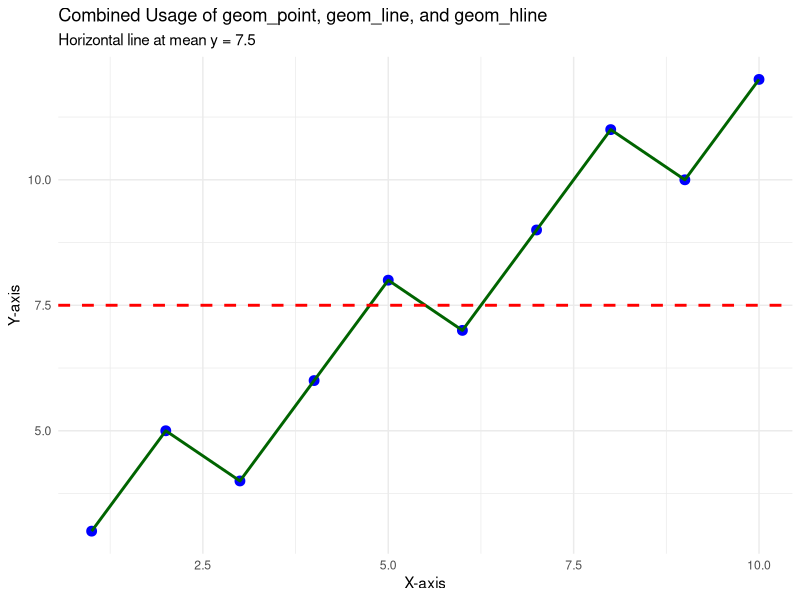

This chart was generated by the following R code:
library(ggplot2)

data <- data.frame(
  x = 1:10,
  y = c(3, 5, 4, 6, 8, 7, 9, 11, 10, 12)
)

y_mean <- mean(data$y)

ggplot(data, aes(x = x, y = y)) +
  geom_point(color = "blue", size = 3) +       
  geom_line(color = "darkgreen", size = 1) +   
  geom_hline(yintercept = y_mean, color = "red", linetype = "dashed", size = 1) + 
  labs(title = "Combined Usage of geom_point, geom_line, and geom_hline",
       subtitle = paste("Horizontal line at mean y =", round(y_mean, 2)),
       x = "X-axis",
       y = "Y-axis") +
  theme_minimal()
